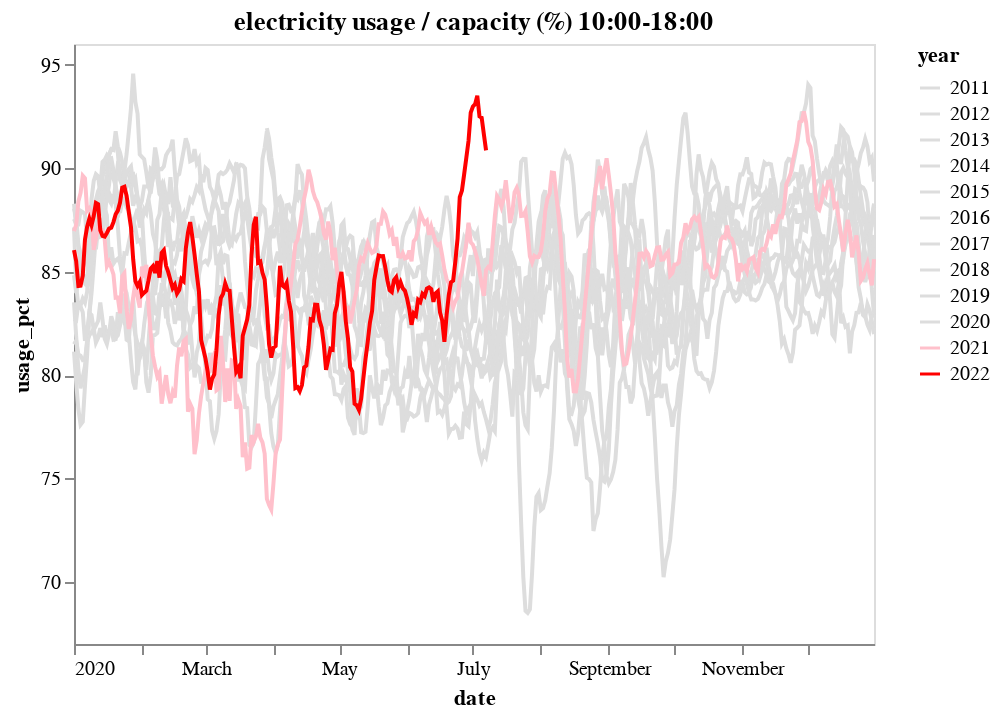

Notebook source saved alongside this figure:
### Code cell
#10:00-18:00
#chart
domain = source.year.unique()
range_ = ['light gray']*(len(domain) -2) + ['pink','red']

alt.Chart(source).mark_line().encode(
    x='date',
    y=alt.Y('usage_pct',scale=alt.Scale(domain=(67, 96))),
    color=alt.Color('year',scale=alt.Scale(domain=domain, range=range_))
).configure_axis(
    grid=False
).properties(
    title='electricity usage / capacity (%) 10:00-18:00'
)

### Figure 1 — Vega-Lite specification as saved in the notebook (floating-point values rounded to 4 significant figures; data arrays with more than 128 entries replaced by an {"elided": "..."} marker saying what was removed)
{"config": {"view": {"continuousWidth": 400, "continuousHeight": 300}, "axis": {"grid": false}}, "data": {"name": "data-1f8232fee409a1ec09a4235486bafbd0"}, "mark": "line", "encoding": {"color": {"field": "year", "scale": {"domain": ["2011", "2012", "2013", "2014", "2015", "2016", "2017", "2018", "2019", "2020", "2021", "2022"], "range": ["light gray", "light gray", "light gray", "light gray", "light gray", "light gray", "light gray", "light gray", "light gray", "light gray", "pink", "red"]}, "type": "nominal"}, "x": {"field": "date", "type": "temporal"}, "y": {"field": "usage_pct", "scale": {"domain": [67, 96]}, "type": "quantitative"}}, "title": "electricity usage / capacity (%) 10:00-18:00", "$schema": "https://vega.github.io/schema/vega-lite/v4.17.0.json", "datasets": {"data-1f8232fee409a1ec09a4235486bafbd0": {"elided": "4105 records"}}}
